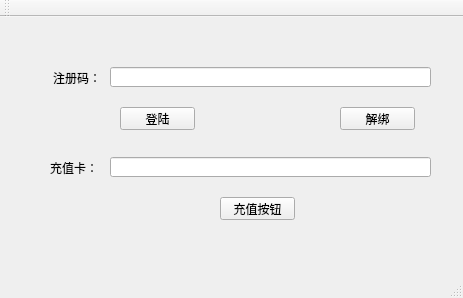
<?xml version="1.0" encoding="UTF-8"?>
<ui version="4.0">
 <class>FengyanAndroidClass</class>
 <widget class="QMainWindow" name="FengyanAndroidClass">
  <property name="geometry">
   <rect>
    <x>0</x>
    <y>0</y>
    <width>463</width>
    <height>298</height>
   </rect>
  </property>
  <property name="windowTitle">
   <string>风焱道无边</string>
  </property>
  <widget class="QWidget" name="centralWidget">
   <widget class="QPushButton" name="enterBtn">
    <property name="geometry">
     <rect>
      <x>120</x>
      <y>90</y>
      <width>75</width>
      <height>23</height>
     </rect>
    </property>
    <property name="text">
     <string>登陆</string>
    </property>
   </widget>
   <widget class="QPushButton" name="unBindBtn">
    <property name="geometry">
     <rect>
      <x>340</x>
      <y>90</y>
      <width>75</width>
      <height>23</height>
     </rect>
    </property>
    <property name="text">
     <string>解绑</string>
    </property>
   </widget>
   <widget class="QLabel" name="label">
    <property name="geometry">
     <rect>
      <x>53</x>
      <y>50</y>
      <width>61</width>
      <height>21</height>
     </rect>
    </property>
    <property name="text">
     <string>注册码：</string>
    </property>
   </widget>
   <widget class="QLineEdit" name="lineEdit">
    <property name="geometry">
     <rect>
      <x>110</x>
      <y>50</y>
      <width>321</width>
      <height>20</height>
     </rect>
    </property>
   </widget>
   <widget class="QLabel" name="label_2">
    <property name="geometry">
     <rect>
      <x>50</x>
      <y>140</y>
      <width>61</width>
      <height>21</height>
     </rect>
    </property>
    <property name="text">
     <string>充值卡：</string>
    </property>
   </widget>
   <widget class="QLineEdit" name="chongzhiLine">
    <property name="geometry">
     <rect>
      <x>110</x>
      <y>140</y>
      <width>321</width>
      <height>20</height>
     </rect>
    </property>
   </widget>
   <widget class="QPushButton" name="chongzhiBtn">
    <property name="geometry">
     <rect>
      <x>220</x>
      <y>180</y>
      <width>75</width>
      <height>23</height>
     </rect>
    </property>
    <property name="text">
     <string>充值按钮</string>
    </property>
   </widget>
  </widget>
  <widget class="QMenuBar" name="menuBar">
   <property name="geometry">
    <rect>
     <x>0</x>
     <y>0</y>
     <width>463</width>
     <height>23</height>
    </rect>
   </property>
  </widget>
  <widget class="QToolBar" name="mainToolBar">
   <attribute name="toolBarArea">
    <enum>TopToolBarArea</enum>
   </attribute>
   <attribute name="toolBarBreak">
    <bool>false</bool>
   </attribute>
  </widget>
  <widget class="QStatusBar" name="statusBar"/>
 </widget>
 <layoutdefault spacing="6" margin="11"/>
 <resources>
  <include location="FengyanAndroid.qrc"/>
 </resources>
 <connections/>
</ui>
